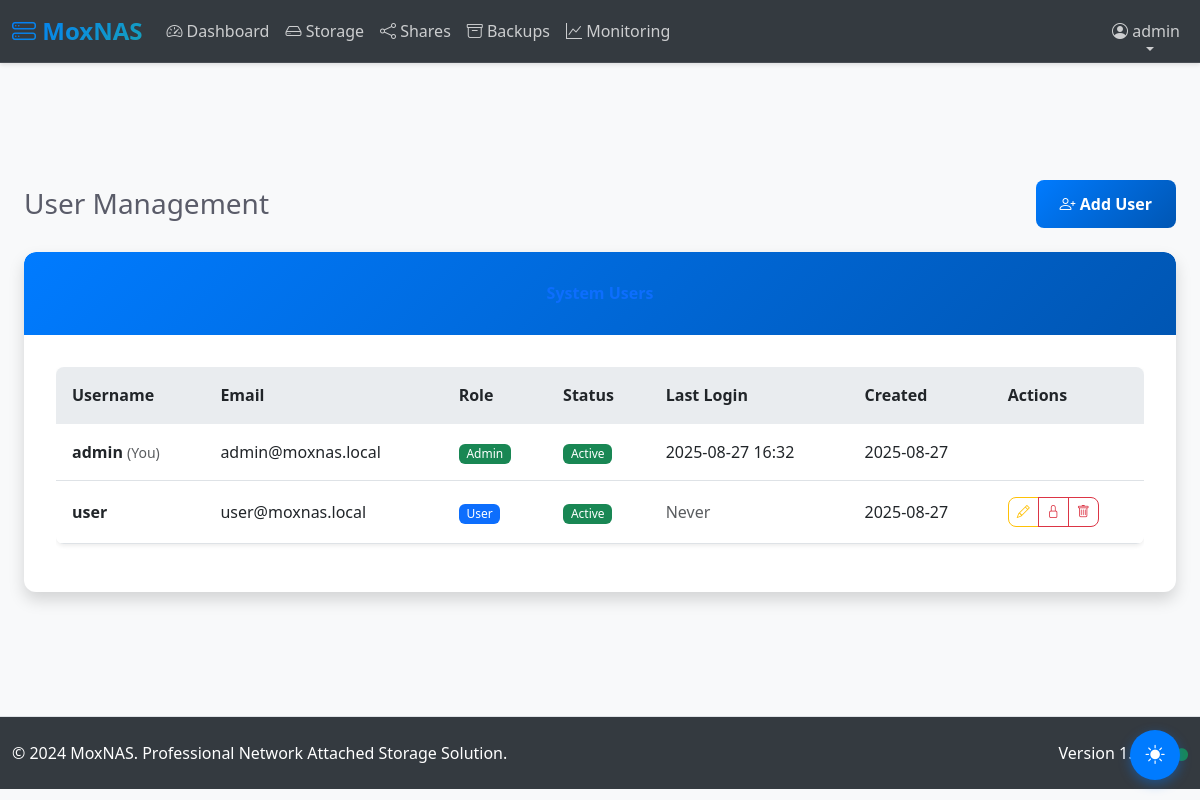
Before: /auth/users (signed in) with the older database file.
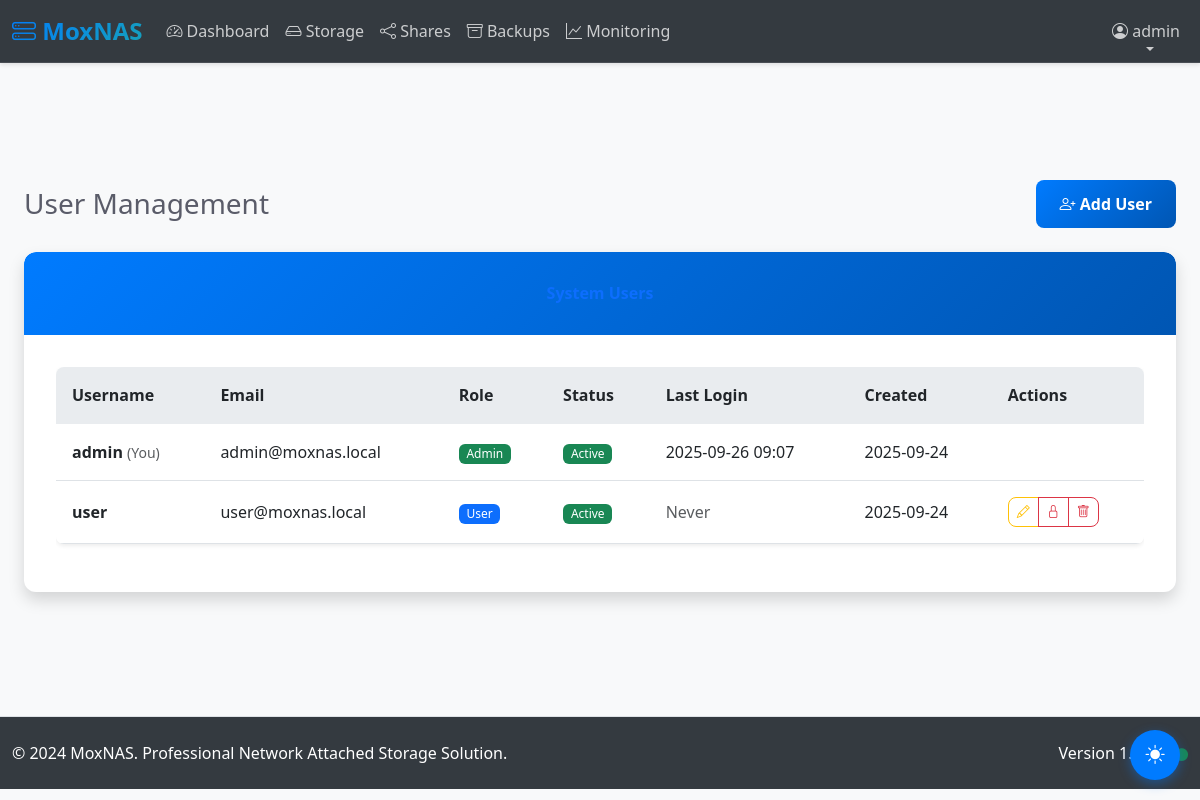
After: the same page with the newer database file.
### app/models.py (models this page shows, shortened)
class User(UserMixin, db.Model):
    __tablename__ = "users"
    id = db.Column(db.Integer, primary_key=True)
    username = db.Column(db.String(64), unique=True, nullable=False, index=True)
    email = db.Column(db.String(120), unique=True, nullable=False, index=True)
    password_hash = db.Column(db.String(255), nullable=False)
    role = db.Column(db.Enum(UserRole), nullable=False, default=UserRole.USER, index=True)
    first_name = db.Column(db.String(64))
    last_name = db.Column(db.String(64))
    failed_login_attempts = db.Column(db.Integer, default=0)
    locked_until = db.Column(db.DateTime, index=True)
    last_login = db.Column(db.DateTime)
    last_password_change = db.Column(db.DateTime, default=lambda: datetime.now(timezone.utc))
    force_password_change = db.Column(db.Boolean, default=False)
    totp_secret = db.Column(db.String(32))
    totp_enabled = db.Column(db.Boolean, default=False)
    backup_codes = db.Column(db.Text)  # JSON stored backup codes
    created_at = db.Column(db.DateTime, default=lambda: datetime.now(timezone.utc), index=True)
    created_by_id = db.Column(db.Integer, db.ForeignKey("users.id"))
    updated_at = db.Column(
        db.DateTime,
        default=lambda: datetime.now(timezone.utc),
        onupdate=lambda: datetime.now(timezone.utc),
    )
    is_active = db.Column(db.Boolean, default=True, index=True)
    created_by = db.relationship("User", remote_side=[id], backref="created_users")
    shares = db.relationship(
        "Share", backref="owner", lazy="dynamic", foreign_keys="Share.owner_id"
    )
    backup_jobs = db.relationship("BackupJob", backref="created_by_user", lazy="dynamic")
    def is_admin(self) -> bool:
        return self.role == UserRole.ADMIN

### app/auth/routes.py (the view)
@bp.route("/users")
@login_required
def users() -> Union[str, Response]:
    if not current_user.is_admin():
        flash("Access denied. Administrator privileges required.", "danger")
        return redirect(url_for("main.dashboard"))
    page = request.args.get("page", 1, type=int)
    users = User.query.paginate(page=page, per_page=20, error_out=False)
    return render_template("auth/users.html", users=users)

### app/security/hardening.py (called while the page is built, shortened)
    def security_headers(self):
        if not current_app.config.get("SECURITY_HARDENING_ENABLED"):
            return

    def session_security(self):
        if not current_app.config.get("SECURITY_HARDENING_ENABLED"):
            return

    def response_security_headers(self, response):
        if not current_app.config.get("SECURITY_HARDENING_ENABLED"):
            return response

### app/utils/enhanced_logging.py (called while the page is built)
def setup_correlation_id():
    if has_request_context():
        header_name = current_app.config.get('LOG_REQUEST_ID_HEADER', 'X-Request-ID')
        correlation_id = request.headers.get(header_name)
        if not correlation_id:
            correlation_id = str(uuid.uuid4())
        correlation_context.correlation_id = correlation_id
        g.correlation_id = correlation_id
        from flask_login import current_user
        if hasattr(current_user, 'id') and current_user.is_authenticated:
            correlation_context.user_id = current_user.id
        correlation_context.ip_address = request.remote_addr
        return correlation_id
    return None

    @correlation_id.setter
    def correlation_id(self, value: str):
        self._local.correlation_id = value

### app/templates/auth/users.html (shortened to what the changed rows need)
{% extends "base.html" %}
{% block content %}
<div class="container-fluid">
    <div class="d-sm-flex align-items-center justify-content-between mb-4">
        <h1 class="h3 mb-0 text-gray-800">User Management</h1>
    </div>
    <div class="row">
        <div class="col-12">
            <div class="card shadow">
                <div class="card-body">
                    {% if users.items %}
                        <div class="table-responsive">
                            <table class="table table-hover">
                                <thead>
                                    <tr>
                                        <th>Username</th>
                                        <th>Email</th>
                                        <th>Role</th>
                                        <th>Status</th>
                                        <th>Last Login</th>
                                        <th>Created</th>
                                        <th>Actions</th>
                                    </tr>
                                </thead>
                                <tbody>
                                    {% for user in users.items %}
                                    <tr>
                                        <td>
                                            <strong>{{ user.username }}</strong>
                                            {% if user.id == current_user.id %}
                                                <small class="text-muted">(You)</small>
                                            {% endif %}
                                        </td>
                                        <td>{{ user.email }}</td>
                                        <td>
                                            <span class="badge bg-{{ 'success' if user.role.value == 'admin' else 'primary' }}">
                                                {{ user.role.value.title() }}
                                            </span>
                                        </td>
                                        <td>
                                            <span class="badge bg-{{ 'success' if user.is_active else 'danger' }}">
                                                {{ 'Active' if user.is_active else 'Inactive' }}
                                            </span>
                                        </td>
                                        <td>
                                            {% if user.last_login %}
                                                {{ user.last_login.strftime('%Y-%m-%d %H:%M') }}
                                            {% else %}
                                                <span class="text-muted">Never</span>
                                            {% endif %}
                                        </td>
                                        <td>{{ user.created_at.strftime('%Y-%m-%d') if user.created_at else 'Unknown' }}</td>
                                        <td>
                                            <div class="btn-group" role="group">
                                                {% if user.id != current_user.id %}
                                                <button type="button" class="btn btn-sm btn-outline-warning"
                                                        onclick="editUser({{ user.id }})">
                                                    <i class="bi bi-pencil"></i>
                                                </button>
                                                <button type="button" class="btn btn-sm btn-outline-{{ 'danger' if user.is_active else 'success' }}"
                                                        onclick="toggleUserStatus({{ user.id }}, {{ user.is_active|lower }})">
                                                    <i class="bi bi-{{ 'lock' if user.is_active else 'unlock' }}"></i>
                                                </button>
                                                {% if not user.is_admin() %}
                                                <button type="button" class="btn btn-sm btn-outline-danger"
                                                        onclick="deleteUser({{ user.id }}, '{{ user.username }}')">
                                                    <i class="bi bi-trash"></i>
                                                </button>
                                                {% endif %}
                                                {% endif %}
                                            </div>
                                        </td>
                                    </tr>
                                    {% endfor %}
                                </tbody>
                            </table>
                        </div>
                    {% else %}
                        <div class="text-center py-5">
                            <i class="bi bi-people display-1 text-muted"></i>
                            <h4 class="mt-3 text-muted">No users found</h4>
                            <p class="text-muted">Create your first user account.</p>
                        </div>
                    {% endif %}
                </div>
            </div>
        </div>
    </div>
</div>
{% endblock %}

### app/templates/base.html (shortened to what this page needs)
<!DOCTYPE html>
<html lang="en">
<head>
    <link href="https://cdn.jsdelivr.net/npm/bootstrap@5.3.0/dist/css/bootstrap.min.css"
          rel="stylesheet"
>
    <link href="https://cdn.jsdelivr.net/npm/bootstrap-icons@1.10.0/font/bootstrap-icons.css"
          rel="stylesheet"
>
    <link href="{{ url_for('static', filename='css/style.css') }}?v={{ range(1, 10000) | random }}" rel="stylesheet">
    <link href="{{ url_for('static', filename='css/modern-ui.css') }}?v={{ range(1, 10000) | random }}" rel="stylesheet">
    <link href="{{ url_for('static', filename='css/fixes.css') }}?v={{ range(1, 10000) | random }}" rel="stylesheet">
</head>
<body>
    <nav class="navbar navbar-expand-lg navbar-dark bg-dark fixed-top">
        <div class="container-fluid">
            <a class="navbar-brand" href="{{ url_for('main.dashboard') }}">
                <i class="bi bi-hdd-stack"></i> MoxNAS
            </a>
            <div class="collapse navbar-collapse" id="navbarNav">
                {% if current_user.is_authenticated %}
                <ul class="navbar-nav me-auto">
                    <li class="nav-item">
                        <a class="nav-link" href="{{ url_for('main.dashboard') }}">
                            <i class="bi bi-speedometer2"></i> Dashboard
                        </a>
                    </li>
                    <li class="nav-item">
                        <a class="nav-link" href="{{ url_for('storage.index') }}">
                            <i class="bi bi-hdd"></i> Storage
                        </a>
                    </li>
                    <li class="nav-item">
                        <a class="nav-link" href="{{ url_for('shares.index') }}">
                            <i class="bi bi-share"></i> Shares
                        </a>
                    </li>
                    <li class="nav-item">
                        <a class="nav-link" href="{{ url_for('backups.index') }}">
                            <i class="bi bi-archive"></i> Backups
                        </a>
                    </li>
                    <li class="nav-item">
                        <a class="nav-link" href="{{ url_for('monitoring.index') }}">
                            <i class="bi bi-graph-up"></i> Monitoring
                        </a>
                    </li>
                </ul>
                <ul class="navbar-nav">
                    <li class="nav-item dropdown">
                        <a class="nav-link dropdown-toggle" href="#" id="userDropdown" role="button" data-bs-toggle="dropdown">
                            <i class="bi bi-person-circle"></i> {{ current_user.username }}
                        </a>
                    </li>
                </ul>
                {% endif %}
            </div>
        </div>
    </nav>
    <main class="main-content">
        <div class="container-fluid py-4">
            {% block content %}{% endblock %}
        </div>
    </main>
    <button class="theme-toggle" data-theme-toggle title="Toggle theme" aria-label="Toggle dark/light theme">
        <i class="bi bi-sun-fill"></i>
    </button>
    <footer class="footer bg-dark text-light py-3 mt-auto">
        <div class="container-fluid">
            <div class="row">
                <div class="col-md-6">
                    <span>&copy; 2024 MoxNAS. Professional Network Attached Storage Solution.</span>
                </div>
                <div class="col-md-6 text-end">
                    <span>Version 1.0.0</span>
                    <span class="ms-2" id="connection-status">
                        <i class="bi bi-circle-fill text-success" title="Online"></i>
                    </span>
                </div>
            </div>
        </div>
    </footer>
</body>
</html>

Changed rows visible on the page:
changed User "admin": last_login "2025-08-27 16:32" → "2025-09-26 09:07"; created_at "2025-08-27" → "2025-09-24"
changed User "user": created_at "2025-08-27" → "2025-09-24"
